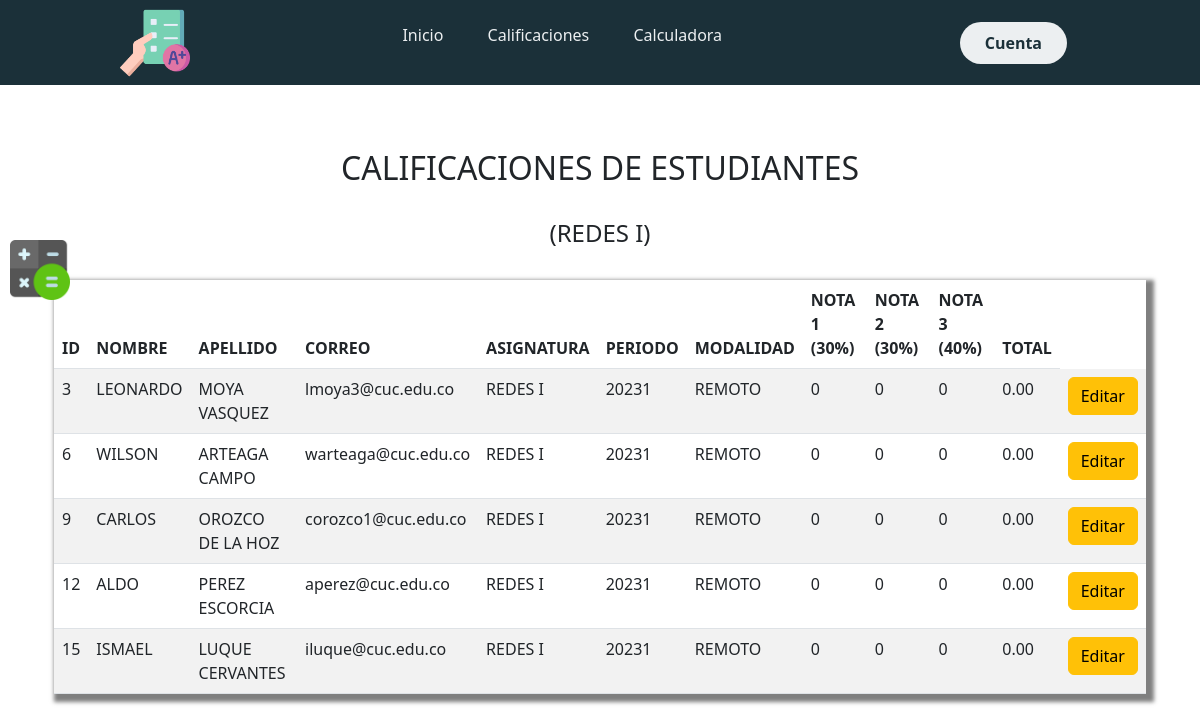
Screenshot of /redes.php with the database file from the repository.
### tables this page shows
CREATE TABLE `nota` (
  `Id_Nota` int(11) NOT NULL,
  `Nota1` varchar(4) NOT NULL,
  `Nota2` varchar(4) NOT NULL,
  `Nota3` varchar(4) NOT NULL,
  `Id_Estudiante` int(11) NOT NULL,
  `Id_Grupo` int(11) NOT NULL
);

CREATE TABLE `estudiante` (
  `Id` int(11) NOT NULL,
  `Nombre` varchar(50) NOT NULL,
  `Apellido` varchar(50) NOT NULL,
  `Curso` varchar(50) NOT NULL,
  `Correo` varchar(50) NOT NULL,
  `Id_Grupo` int(11) NOT NULL
);

CREATE TABLE `grupo` (
  `Id` int(11) NOT NULL,
  `Nombre` varchar(50) NOT NULL,
  `Programa` varchar(50) NOT NULL,
  `Periodo` varchar(50) NOT NULL,
  `Modalidad` varchar(50) NOT NULL,
  `Codigo` varchar(50) NOT NULL
);

### redes.php (the view, shortened to what this page needs)
<?php include('cebecera.php')?>
<?php include("conexion.php"); ?>
<!DOCTYPE html>
<html lang="en" dir="ltr">
  <head>
  </head>
  <body>
    <main class="container p-4">
      <div class="row">
        <div class="container py-3">
          <br>
          <h2 class="text-center">CALIFICACIONES DE ESTUDIANTES</h2>
          <br>
            <h4 class="text-center">(REDES I)</h4>
          <br>
          <table class="table table-striped">
            <thead>
              <tr>
                <th scope="col">ID</th>
                <th scope="col">NOMBRE</th>
                <th scope="col">APELLIDO</th>
                <th scope="col">CORREO</th>
                <th scope="col">ASIGNATURA</th>
                <th scope="col">PERIODO</th>
                <th scope="col">MODALIDAD</th>
                <th scope="col">NOTA 1 (30%)</th>
                <th scope="col">NOTA 2 (30%)</th>
                <th scope="col">NOTA 3 (40%)</th>
                <th scope="col">TOTAL</th>
              </tr>
            </thead>
            <tbody>
              <?php
              $query = "SELECT e.Id as Id, e.Nombre,e.Apellido, e.Correo, g.Nombre as asignatura, g.Periodo, g.Modalidad, Nota1, Nota2, Nota3, ROUND((nota1*0.3 + nota2*0.3 + nota3*0.4), 2) as total FROM estudiante e, grupo g, nota a WHERE e.Id=a.Id_Estudiante AND g.Id=a.Id_Grupo AND g.Nombre='REDES I'";
              $resultado = mysqli_query($conn, $query);
              while($row = mysqli_fetch_assoc($resultado)) { ?>
              <tr>
                <td scope="row"><?php echo $row['Id'];?></td>
                <td><?php echo $row['Nombre'];?></td>
                <td><?php echo $row['Apellido'];?></td>
                <td><?php echo $row['Correo'];?></td>
                <td><?php echo $row['asignatura'];?></td>
                <td><?php echo $row['Periodo'];?></td>
                <td><?php echo $row['Modalidad'];?></td>
                <td><?php echo $row['Nota1'];?></td>
                <td><?php echo $row['Nota2'];?></td>
                <td><?php echo $row['Nota3'];?></td>
                <td><?php echo $row['total'];?></td>
                <td>
                  <a href="formularioEditarRedes.php?Id=<?php echo $row['Id']?>" class="btn btn-warning">
                    Editar
                  </a>
                </td>
              </tr>
              <?php } ?>
            </tbody>
          </table>
        </div>
      </div>
    </main>
  </body>
</html>

### styles2.css (style rules this page uses)
* { box-sizing: border-box; margin: 0; padding: 0; }
.table { box-shadow: 4px 4px 4px 4px rgba(0, 0, 0, 0.5); }

### rows the page displays
nota: Id_Estudiante.Id "3", Id_Estudiante.Nombre "LEONARDO", Id_Estudiante.Apellido "MOYA VASQUEZ", Id_Estudiante.Correo "lmoya3@cuc.edu.co", Id_Grupo.Nombre "REDES I", Id_Grupo.Periodo "20231", Id_Grupo.Modalidad "REMOTO", Nota1 "0", Nota2 "0", Nota3 "0", total "0.00"
nota: Id_Estudiante.Id "6", Id_Estudiante.Nombre "WILSON", Id_Estudiante.Apellido "ARTEAGA CAMPO", Id_Estudiante.Correo "warteaga@cuc.edu.co", Id_Grupo.Nombre "REDES I", Id_Grupo.Periodo "20231", Id_Grupo.Modalidad "REMOTO", Nota1 "0", Nota2 "0", Nota3 "0", total "0.00"
nota: Id_Estudiante.Id "9", Id_Estudiante.Nombre "CARLOS", Id_Estudiante.Apellido "OROZCO DE LA HOZ", Id_Estudiante.Correo "corozco1@cuc.edu.co", Id_Grupo.Nombre "REDES I", Id_Grupo.Periodo "20231", Id_Grupo.Modalidad "REMOTO", Nota1 "0", Nota2 "0", Nota3 "0", total "0.00"
nota: Id_Estudiante.Id "12", Id_Estudiante.Nombre "ALDO", Id_Estudiante.Apellido "PEREZ ESCORCIA", Id_Estudiante.Correo "aperez@cuc.edu.co", Id_Grupo.Nombre "REDES I", Id_Grupo.Periodo "20231", Id_Grupo.Modalidad "REMOTO", Nota1 "0", Nota2 "0", Nota3 "0", total "0.00"
nota: Id_Estudiante.Id "15", Id_Estudiante.Nombre "ISMAEL", Id_Estudiante.Apellido "LUQUE CERVANTES", Id_Estudiante.Correo "iluque@cuc.edu.co", Id_Grupo.Nombre "REDES I", Id_Grupo.Periodo "20231", Id_Grupo.Modalidad "REMOTO", Nota1 "0", Nota2 "0", Nota3 "0", total "0.00"
